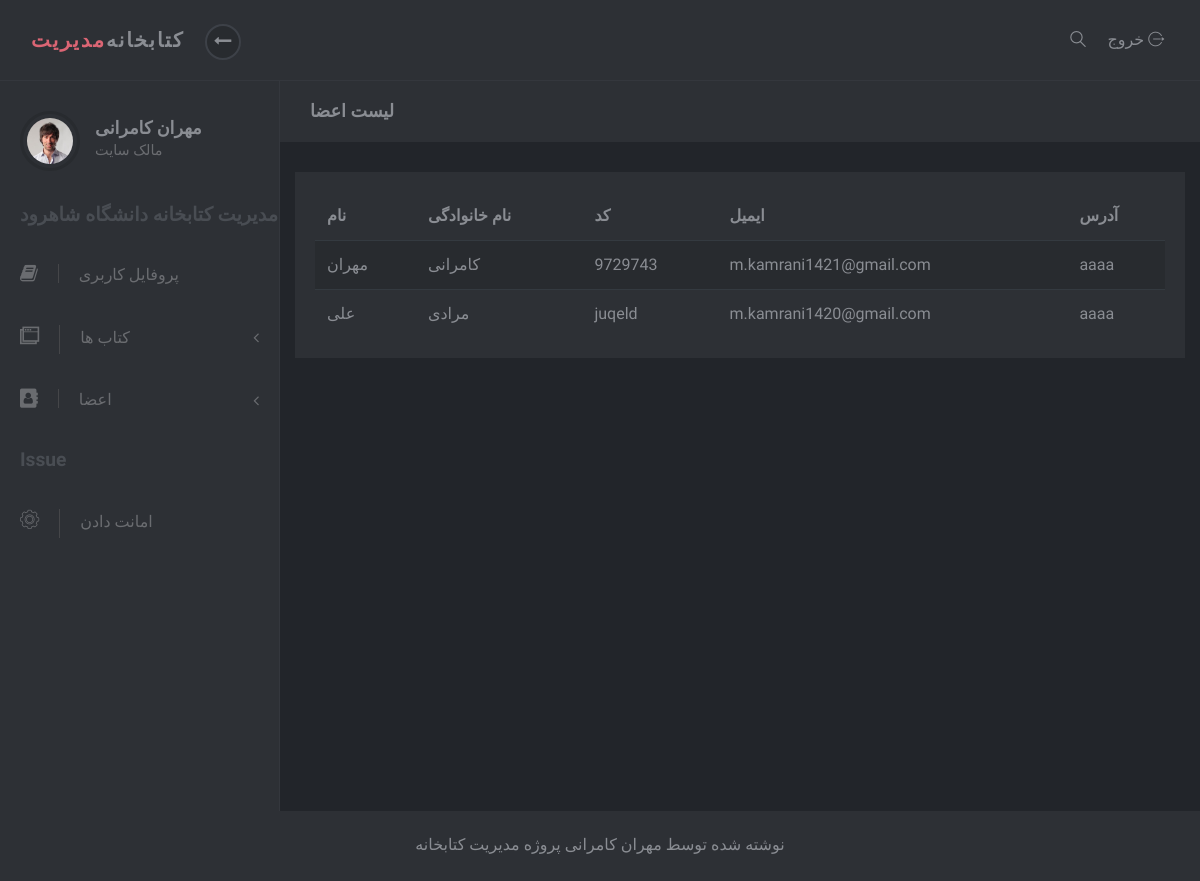
/account/user/list (signed in), run on an earlier commit of the app's database.
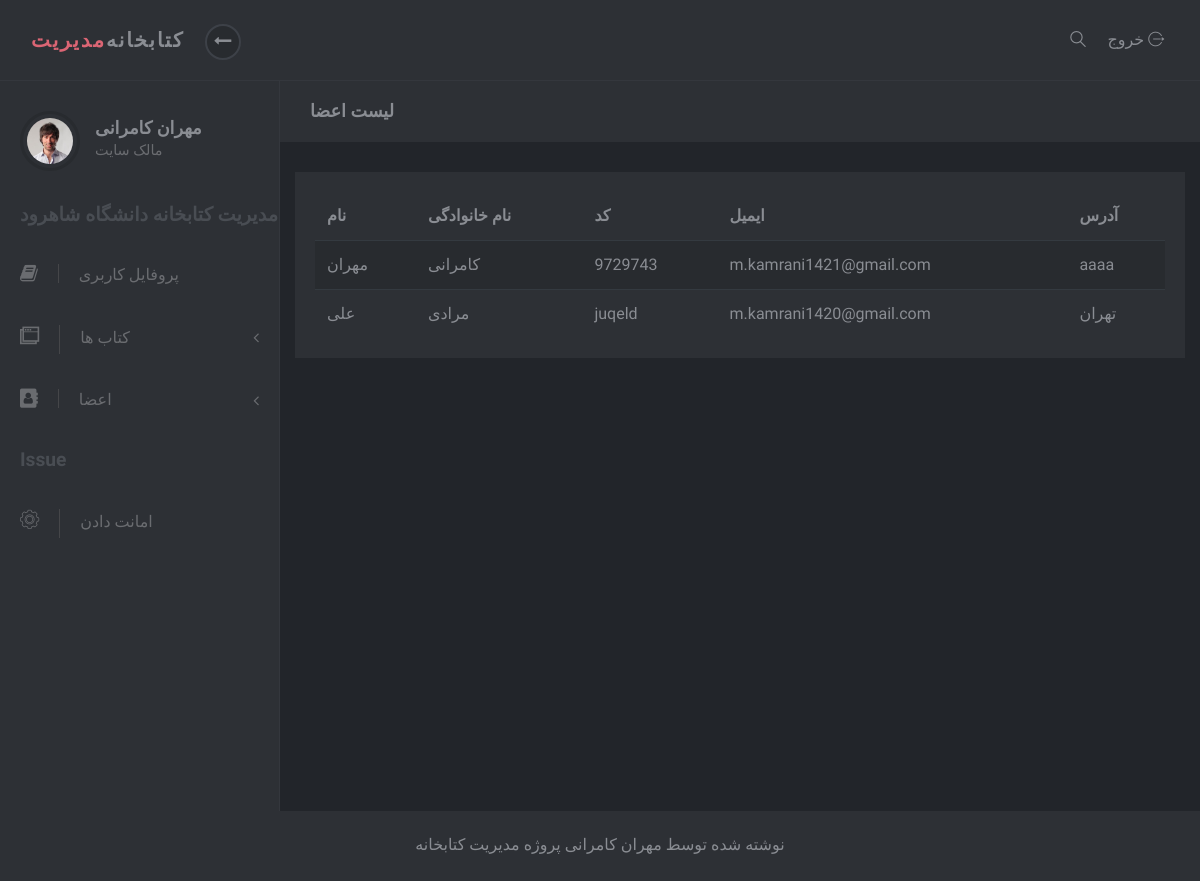
And on a later commit of the database.
### account/models.py (models this page shows)
class User(AbstractUser):
	email = models.EmailField(unique=True, verbose_name='ایمیل')
	slug = models.SlugField(unique=True, blank=True, verbose_name="کد کاربر")
	address=models.CharField(default='aaaa',max_length=200,verbose_name='آدرس')

### account/views.py (the view)
# urls.py: path('user/list', MemberList.as_view(), name='list_member'),
class MemberList(SuperUserAccessMixin, ListView):
    template_name = 'registrations/list_member.html'
    queryset = User.objects.all()

### account/mixins.py (called while the page is built)
    def dispatch(self, request, *args, **kwargs):
        if request.user.is_superuser:
            return super().dispatch(request, *args, **kwargs)
        else:
            raise Http404

### templates/registrations/list_member.html (shortened to what this page needs)
{% extends 'registrations/base.html' %}
{% load static %}
{% block code %}
    <div class="page-content">
        <div class="page-header">
            <div class="container-fluid">
                <h2 class="h5 no-margin-bottom">لیست اعضا</h2>
            </div>
        </div>
        <div class="col-lg-12">
            <div class="block">
                <div class="table-responsive">
                    <table class="table table-striped table-hover">
                        <thead>
                        <tr>
                            <th>نام</th>
                            <th>نام خانوادگی</th>
                            <th>کد</th>
                            <th>ایمیل</th>
                            <th>آدرس</th>
                        </tr>
                        </thead>
                        <tbody>
                        {% for member in object_list %}
                            <tr>
                                <td>{{ member.first_name }}</td>
                                <td>{{ member.last_name }}</td>
                                <td>{{ member.slug }}</td>
                                <td>{{ member.email }}</td>
                                <td>{{ member.address }}</td>
                            </tr>
                        {% endfor %}
                        </tbody>
                    </table>
                </div>
            </div>
        </div>
    </div>
{% endblock %}

What changed in the data, as far as the page shows it:
changed User "علی": address "aaaa" → "تهران"
